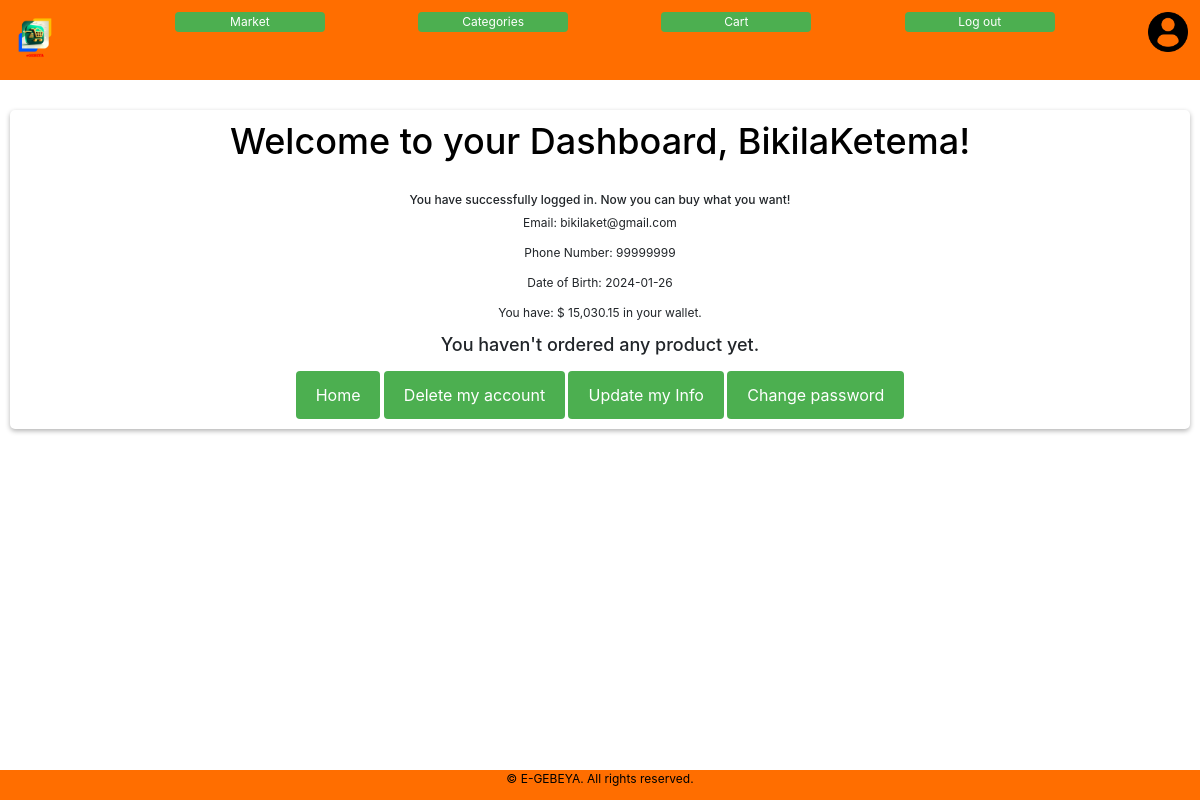
The app's page /dashboard (signed in) with its own data.
### packages/models.py (models this page shows, shortened)
class User(db.Model, UserMixin):
    id = db.Column(db.Integer(), primary_key=True)
    username = db.Column(db.String(length=20), nullable=False, unique=True)
    email = db.Column(db.String(length=20), nullable=False, unique=True)
    phone = db.Column(db.String(), nullable=False, unique=True)
    budget = db.Column(db.Integer(), nullable=False, default=1000)
    dob = db.Column(db.Date())
    password_hash = db.Column(db.String(length=20), nullable=False)
    @property
    def prettier_budget(self):
        formatted_budget = "{:,.2f}".format(self.budget)
        return f'$ {formatted_budget}'
    @property
    def password(self):
        return self.password

### packages/routes.py (the view, shortened to what this page needs)
@app.route('/dashboard', methods=['GET', 'POST'])
@login_required
def dashboard():
    purchase_form = PurchaseItemForm()
    delete_form = DeleteAccountForm()
    user_pending_orders = Order.query.filter_by(user_id=current_user.id, status='Pending').options(joinedload(Order.items)).order_by(desc(Order.created_at)).all()
    ordered_items = {}
    for order in user_pending_orders:
        for order_item in order.items:
            product_id = order_item.product_id
            quantity = order_item.quantity
            if product_id in ordered_items:
                ordered_items[product_id]['quantity'] += quantity
            else:
                product = Product.query.get(product_id)
                if product:
                    ordered_items[product_id] = {'product': product, 'quantity': quantity}
    return render_template('dashboard.html', user=current_user, ordered_items=ordered_items.values(), purchase_form=purchase_form, delete_form=delete_form)

### packages/models.py (called while the page is built)
@login_manager.user_loader
def Load_user(user_id):
    return User.query.get(int(user_id))

### packages/templates/dashboard.html (shortened to what this page needs)
{% extends 'base.html' %}
{% block css %}
<link href="{{ url_for('static', filename='base.css') }}" rel="stylesheet">
<link href="{{ url_for('static', filename='signup.css') }}" rel="stylesheet">
<link href="{{ url_for('static', filename='index.css') }}" rel="stylesheet">
{% endblock %}
{% block content %}
{% include 'includes/delete_modal.html' %}
<h1>Welcome to your Dashboard, {{ current_user.username }}!</h1>
<h3>You have successfully logged in. Now you can buy what you want!</h3>
<p>Email: {{ current_user.email }}</p>
<p>Phone Number: {{ current_user.phone }}</p>
<p>Date of Birth: {{ current_user.dob }}</p>
<p>You have: {{ current_user.prettier_budget }} in your wallet.</p>
{% if ordered_items %}
<h1 style="margin-bottom: 10px;">Your pending orders!</h1>
<div id="main-container">
    {% for item in ordered_items %}
    {% include 'includes/item_modal.html' %}
    {% set product = item['product'] %}
    <div id="product-card">
        <img alt="{{ product.title }}" src="{{ product.image }}">
        <h3>{{ product.title[:30] + '...' }}</h3>
        <p>{{ product.description[:50] + '...' }}</p>
        <p>Quantity: {{ item['quantity'] }}</p>
        <p>Price: ${{ product.price }}</p>
        <button class="orderbtn" data-toggle="modal" data-target="#Modal-MoreInfo{{ product.id }}">More Info</button>
        <form method="POST" action="{{ url_for('cancel_order', product_id=item.product.id) }}">
            <button type="submit" class="btn btn-danger">Cancel Order</button>
        </form>
    </div>
    <div class="modal fade" id="Modal-MoreInfo{{ product.id }}" tabindex="-1" aria-labelledby="exampleModalLabel" aria-hidden="true">
        <div class="modal-dialog">
            <div class="modal-content">
                <div class="modal-header">
                    <h5 class="modal-title" id="ModalLabel">
                        {{ product.title }}
                    </h5>
                    <button type="button" class="close" data-dismiss="modal" aria-label="Close">
                        <span aria-hidden="true">&times;</span>
                    </button>
                </div>
                <div class="modal-body modal-container">
                    <img alt="{{ product.title }}" src="{{ product.image }}">
                    <h1>Price: ${{ product.price }}</h1>
                    <h2>Sub total: ${{ product.price * item.quantity }}</h2>
                    <h2>Quantity: {{ item.quantity }}</h2>
                </div>
                <div class="modal-footer">
                    <button type="button" class="modal-btn" data-dismiss="modal">Close</button>
                </div>
            </div>
        </div>
    </div>
    {% endfor %}
</div>
{% else %}
    <h4>You haven't ordered any product yet.</h4>
{% endif %}
<button class="dashboard-button" style="margin-top: 10px;"><a href="{{ url_for('market') }}">Home</a></button>
<button class="dashboard-button" data-toggle="modal" data-target="#Modal-DeleteAccount{{ current_user.username }}">Delete my account</button>
<button class="dashboard-button"><a href="{{ url_for('update_info') }}">Update my Info</a></button>
<button class="dashboard-button"><a href="{{ url_for('change_password') }}">Change password</a></button>
{% endblock %}

### packages/static/base.css (style rules this page uses)
html { box-sizing: border-box; font-family: 'Courier New', Courier, monospace; font-size: 12px; }
* { box-sizing: border-box; }
*, *:before, *:after { box-sizing: inherit; }
body { margin: 0; }

### packages/static/signup.css (style rules this page uses)
h1 { font-size: 24px; margin-bottom: 30px; color: #000000; }
#signup-button, .dashboard-button, .signup-btn, .index-btn { background-color: #4CAF50; color: #fff; border: none; border-radius: 4px; padding: 12px 20px; cursor: pointer; font-size: 16px; margin-bottom: 10px; }
.index-btn, .dashboard-button > a { text-decoration: none; color: #fff; }
@media (min-width: 768px) { h1 { font-size: 3vw; } }
@media (min-width: 768px) { p { font-size: 1vw; } }

### packages/static/index.css (style rules this page uses)
* { box-sizing: border-box; }
html { font-size: 12px; }
h1 { font-size: 8vw; padding-top: 10px; }
body { margin: 0; }
#product-card,h3,p { font-size: 2vw; }
@media (min-width: 768px) { #product-card,h3,p,button { font-size: 1rem; } }
@media (min-width: 768px) { h1 { font-size: 3vw; } }

### records on screen
User: username "BikilaKetema", email "bikilaket@gmail.com", phone "99999999", dob "2024-01-26", prettier_budget "$ 15,030.15"
